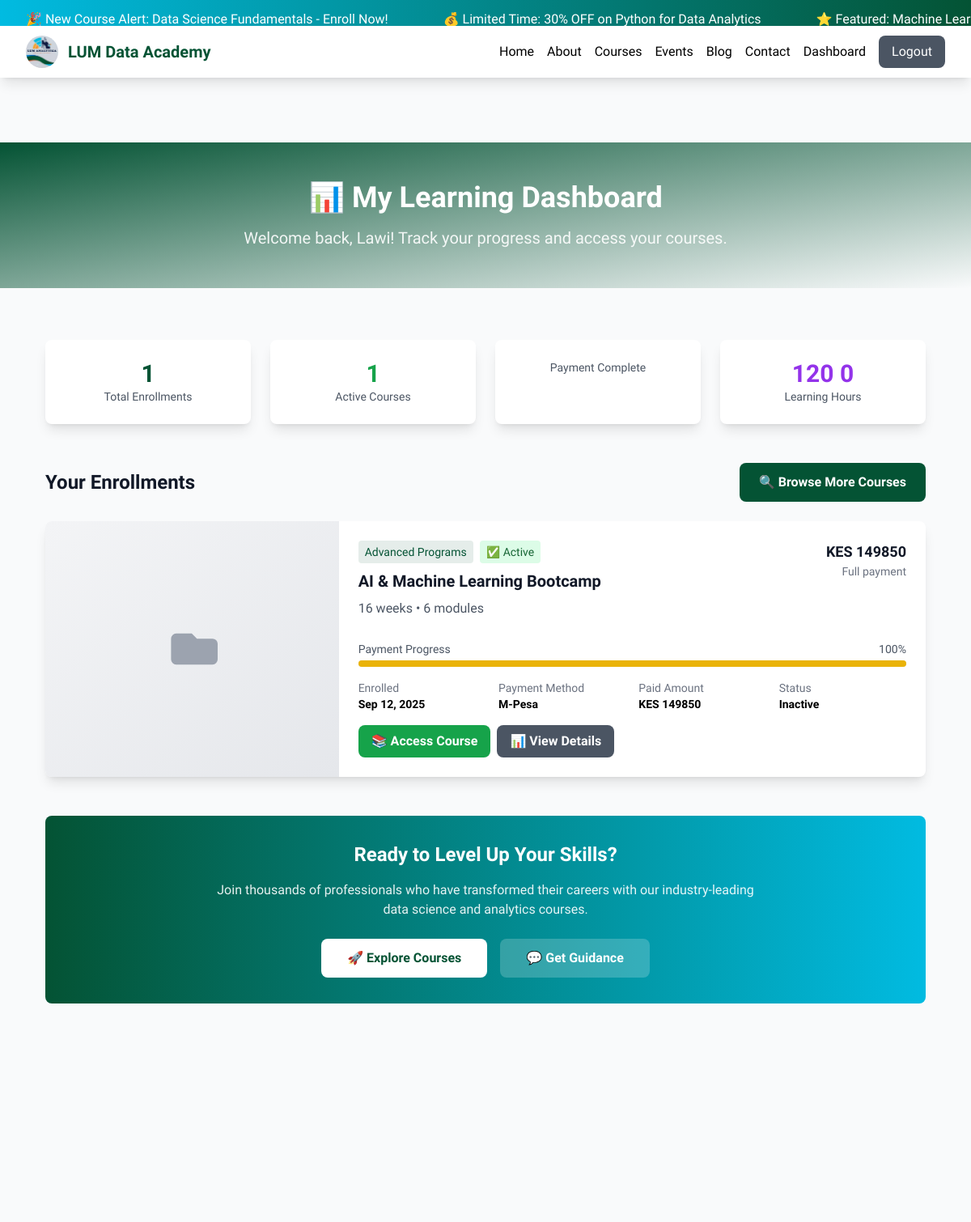
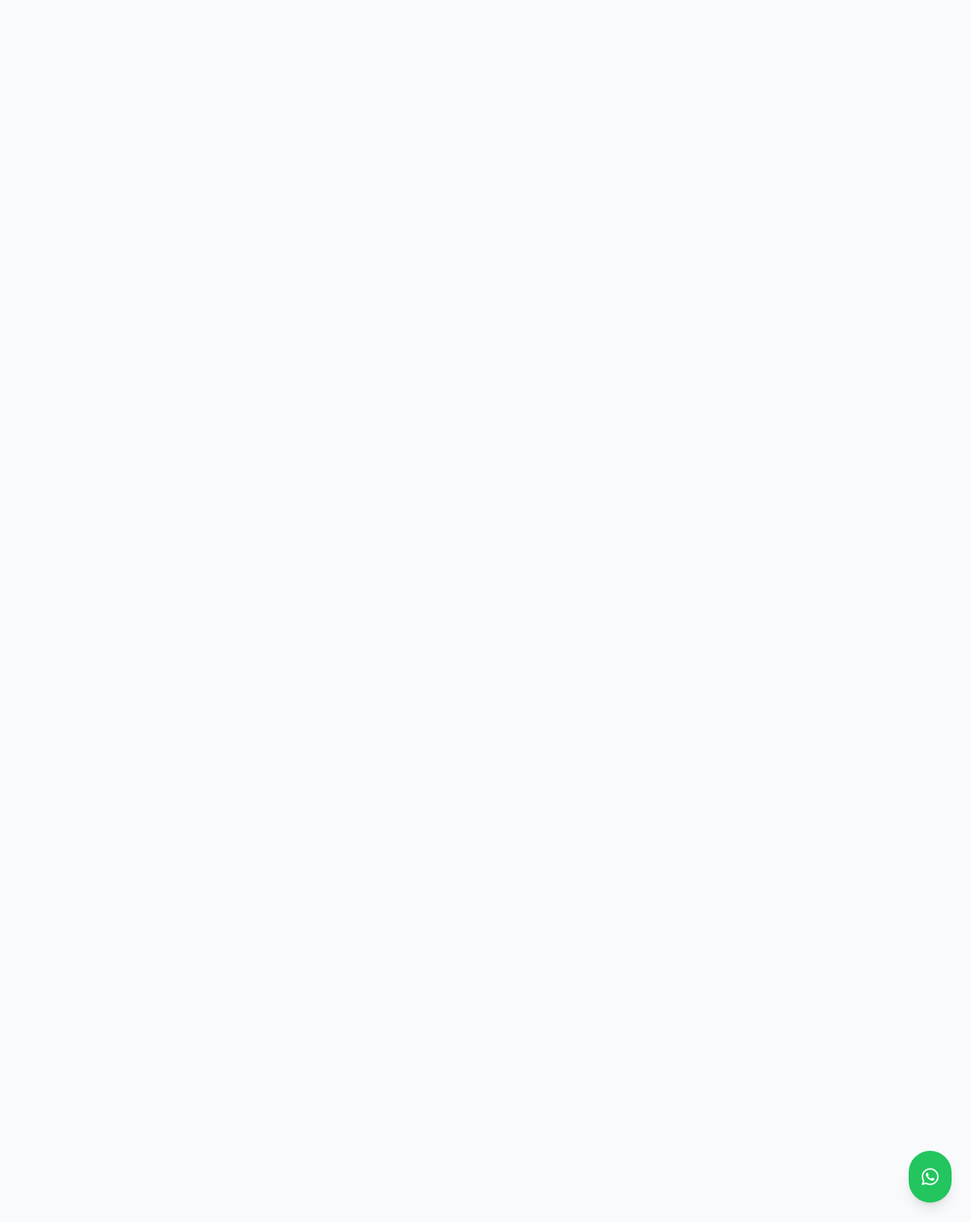
Screenshot of /my-enrollments/ (signed in) with the database file from the repository (2 pictures, top to bottom).
### core/models.py (models this page shows, shortened)
class Enrollment(models.Model):
    PAYMENT_STATUS_CHOICES = [
        ('pending', 'Payment Pending'),
        ('partial', 'Partial Payment'),
        ('completed', 'Payment Completed'),
        ('verified', 'Payment Verified'),
    ]
    ENROLLMENT_STATUS_CHOICES = [
        ('inactive', 'Inactive'),
        ('active', 'Active'),
        ('completed', 'Completed'),
        ('suspended', 'Suspended'),
    ]
    PAYMENT_METHOD_CHOICES = [
        ('mpesa', 'M-Pesa'),
        ('paypal', 'PayPal'),
        ('bank', 'Bank Transfer'),
        ('other', 'Other'),
    ]
    INSTALLMENT_CHOICES = [
        (1, 'Full Payment'),
        (2, '2 Installments'),
        (3, '3 Installments'),
    ]
    id = models.UUIDField(primary_key=True, default=uuid.uuid4, editable=False)
    user = models.ForeignKey(User, on_delete=models.CASCADE, related_name='enrollments')
    course = models.ForeignKey(Course, on_delete=models.CASCADE, related_name='enrollments')
    payment_method = models.CharField(max_length=20, choices=PAYMENT_METHOD_CHOICES)
    total_amount = models.DecimalField(max_digits=10, decimal_places=2)
    currency = models.CharField(max_length=3, default='KES')
    installments = models.PositiveIntegerField(choices=INSTALLMENT_CHOICES, default=1)
    amount_paid = models.DecimalField(max_digits=10, decimal_places=2, default=0)
    payment_status = models.CharField(max_length=20, choices=PAYMENT_STATUS_CHOICES, default='pending')
    enrollment_status = models.CharField(max_length=20, choices=ENROLLMENT_STATUS_CHOICES, default='inactive')
    activation_code = models.CharField(max_length=19, unique=True, blank=True)  # XXXX-XXXX-XXXX-XXXX format
    is_activated = models.BooleanField(default=False)
    activated_at = models.DateTimeField(null=True, blank=True)
    created_at = models.DateTimeField(auto_now_add=True)
    updated_at = models.DateTimeField(auto_now=True)
    expires_at = models.DateTimeField(null=True, blank=True)
    admin_notes = models.TextField(blank=True, help_text="Internal notes for administrators")
    class Meta:
        ordering = ['-created_at']
        unique_together = ['user', 'course']
    def get_payment_progress_percentage(self):
        if self.total_amount > 0:
            return int((self.amount_paid / self.total_amount) * 100)
        return 0

class Course(models.Model):
    title = models.CharField(max_length=200)
    slug = models.SlugField(unique=True, blank=True)
    category = models.ForeignKey(CourseCategory, on_delete=models.CASCADE, related_name='courses')
    overview = CKEditor5Field(config_name='default', help_text="Brief course overview")
    description = CKEditor5Field(config_name='extends', help_text="Detailed course description")
    duration = models.CharField(max_length=100, help_text="e.g., 8 weeks, 3 months")
    schedule = models.CharField(max_length=100, help_text="e.g., online, evenings")
    learning_outcomes = CKEditor5Field(config_name='default', help_text="What students will learn")
    tools_software = models.TextField(help_text="Python, Power BI, R, etc.")
    prerequisites = CKEditor5Field(config_name='default', blank=True, help_text="Course prerequisites")
    course_syllabus = CKEditor5Field(config_name='extends', blank=True, help_text="Detailed course syllabus")
    price = models.DecimalField(max_digits=10, decimal_places=2)
    discount_price = models.DecimalField(max_digits=10, decimal_places=2, null=True, blank=True)
    USD_TO_KES_RATE = 150.0  # 1 USD = 150 KES (approximate)
    USD_TO_NGN_RATE = 800.0  # 1 USD = 800 NGN (approximate)
    course_pdf = models.FileField(upload_to='course_pdfs/', blank=True, null=True)
    image = models.ImageField(upload_to='course_images/', blank=True, null=True)
    video_intro_url = models.URLField(blank=True, help_text="YouTube or Vimeo URL for course intro")
    is_featured = models.BooleanField(default=False)
    is_active = models.BooleanField(default=True)
    total_modules = models.PositiveIntegerField(default=0, help_text="Total number of modules")
    estimated_hours = models.PositiveIntegerField(default=0, help_text="Estimated completion time in hours")
    created_at = models.DateTimeField(auto_now_add=True)
    updated_at = models.DateTimeField(auto_now=True)
    class Meta:
        ordering = ['-created_at']

class CourseCategory(models.Model):
    CATEGORY_CHOICES = [
        ('beginner', 'Beginner Courses'),
        ('intermediate', 'Intermediate Courses'),
        ('advanced', 'Advanced Programs'),
        ('masterclass', 'Masterclasses & Short Workshops'),
    ]
    name = models.CharField(max_length=50, choices=CATEGORY_CHOICES, unique=True)
    display_name = models.CharField(max_length=100)
    description = models.TextField()
    icon = models.CharField(max_length=50, help_text="Font Awesome icon class")
    order = models.PositiveIntegerField(default=0)
    class Meta:
        ordering = ['order', 'name']
        verbose_name_plural = 'Course Categories'

### core/views.py (the view)
# urls.py: path('my-enrollments/', views.my_enrollments, name='my_enrollments'),
@login_required
def my_enrollments(request):
    enrollments = Enrollment.objects.filter(user=request.user).order_by('-created_at')
    context = {
        'enrollments': enrollments,
    }
    return render(request, 'core/my_enrollments.html', context)

### core/templates/core/my_enrollments.html (shortened to what this page needs)
{% extends 'core/base.html' %}
{% load currency_filters %}
{% block content %}
<div class="min-h-screen pt-20">
    <section class="bg-gradient-to-br from-primary to-primary-dark text-white py-12">
        <div class="max-w-6xl mx-auto px-4 sm:px-6 lg:px-8">
            <div class="text-center">
                <h1 class="text-3xl md:text-4xl font-bold mb-4">📊 My Learning Dashboard</h1>
                <p class="text-xl text-white/90">
                    Welcome back, {{ user.first_name|default:user.username }}! Track your progress and access your courses.
                </p>
            </div>
        </div>
    </section>
    <section class="py-16">
        <div class="max-w-6xl mx-auto px-4 sm:px-6 lg:px-8">
            {% if enrollments %}
            <div class="grid grid-cols-1 md:grid-cols-4 gap-6 mb-12">
                <div class="bg-white rounded-lg shadow-lg p-6 text-center">
                    <div class="text-3xl font-bold text-primary">{{ enrollments.count }}</div>
                    <div class="text-sm text-gray-600">Total Enrollments</div>
                </div>
                <div class="bg-white rounded-lg shadow-lg p-6 text-center">
                    <div class="text-3xl font-bold text-green-600">
                        {% with active_count=enrollments|length %}
                        {% for enrollment in enrollments %}
                            {% if enrollment.is_activated %}{{ forloop.counter0|add:1 }}{% endif %}
                        {% empty %}0{% endfor %}
                        {% endwith %}
                    </div>
                    <div class="text-sm text-gray-600">Active Courses</div>
                </div>
                <div class="bg-white rounded-lg shadow-lg p-6 text-center">
                    <div class="text-sm text-gray-600">Payment Complete</div>
                </div>
                <div class="bg-white rounded-lg shadow-lg p-6 text-center">
                    <div class="text-3xl font-bold text-purple-600">
                        {% with total_hours=0 %}
                        {% for enrollment in enrollments %}
                            {% if enrollment.is_activated %}
                                {{ enrollment.course.estimated_hours|add:total_hours }}
                            {% endif %}
                        {% endfor %}
                        {% if not total_hours %}0{% endif %}
                        {% endwith %}
                    </div>
                    <div class="text-sm text-gray-600">Learning Hours</div>
                </div>
            </div>
            <div class="space-y-6">
                <div class="flex items-center justify-between">
                    <h2 class="text-2xl font-bold text-gray-900">Your Enrollments</h2>
                    <a href="{% url 'core:courses' %}" class="bg-primary hover:bg-primary-dark text-white font-semibold px-6 py-3 rounded-lg transition-colors">
                        🔍 Browse More Courses
                    </a>
                </div>
                {% for enrollment in enrollments %}
                <div class="bg-white rounded-lg shadow-lg overflow-hidden">
                    <div class="md:flex">
                        <div class="md:w-1/3">
                            {% if enrollment.course.image %}
                            <img src="{{ enrollment.course.image.url }}" alt="{{ enrollment.course.title }}" class="w-full h-48 md:h-full object-cover">
                            {% else %}
                            <div class="w-full h-48 md:h-full bg-gradient-to-br from-gray-100 to-gray-200 flex items-center justify-center">
                                <svg class="w-16 h-16 text-gray-400" fill="currentColor" viewBox="0 0 20 20">
                                    <path d="M2 6a2 2 0 012-2h6l2 2h6a2 2 0 012 2v6a2 2 0 01-2 2H4a2 2 0 01-2-2V6z"></path>
                                </svg>
                            </div>
                            {% endif %}
                        </div>
                        <div class="md:w-2/3 p-6">
                            <div class="flex items-start justify-between mb-4">
                                <div>
                                    <div class="flex items-center mb-2">
                                        <span class="bg-primary/10 text-primary px-2 py-1 rounded text-sm font-medium mr-2">
                                            {{ enrollment.course.category.display_name }}
                                        </span>
                                        {% if enrollment.is_activated %}
                                        <span class="bg-green-100 text-green-800 px-2 py-1 rounded text-sm font-medium">
                                            ✅ Active
                                        </span>
                                        {% elif enrollment.payment_status == 'completed' %}
                                        <span class="bg-blue-100 text-blue-800 px-2 py-1 rounded text-sm font-medium">
                                            🔓 Ready to Activate
                                        </span>
                                        {% elif enrollment.payment_status == 'partial' %}
                                        <span class="bg-orange-100 text-orange-800 px-2 py-1 rounded text-sm font-medium">
                                            💰 Partial Payment
                                        </span>
                                        {% else %}
                                        <span class="bg-yellow-100 text-yellow-800 px-2 py-1 rounded text-sm font-medium">
                                            ⏳ Payment Pending
                                        </span>
                                        {% endif %}
                                    </div>
                                    <h3 class="text-xl font-bold text-gray-900 mb-2">{{ enrollment.course.title }}</h3>
                                    <p class="text-gray-600 mb-3">{{ enrollment.course.duration }} • {{ enrollment.course.total_modules }} modules</p>
                                </div>
                                <div class="text-right">
                                    <div class="text-lg font-bold text-gray-900">{{ enrollment.currency }} {{ enrollment.total_amount|floatformat:0 }}</div>
                                    <div class="text-sm text-gray-500">
                                        {% if enrollment.installments > 1 %}{{ enrollment.installments }} installments{% else %}Full payment{% endif %}
                                    </div>
                                </div>
                            </div>
                            <div class="mb-4">
                                <div class="flex justify-between text-sm text-gray-600 mb-1">
                                    <span>Payment Progress</span>
                                    <span>{{ enrollment.get_payment_progress_percentage }}%</span>
                                </div>
                                <div class="w-full bg-gray-200 rounded-full h-2">
                                    <div class="h-2 rounded-full transition-all
                                        {% if enrollment.payment_status == 'completed' %}bg-green-500
                                        {% elif enrollment.payment_status == 'partial' %}bg-orange-500
                                        {% else %}bg-yellow-500{% endif %}"
                                        style="width: {{ enrollment.get_payment_progress_percentage }}%">
                                    </div>
                                </div>
                            </div>
                            <div class="grid grid-cols-2 md:grid-cols-4 gap-4 mb-4 text-sm">
                                <div>
                                    <div class="text-gray-500">Enrolled</div>
                                    <div class="font-semibold">{{ enrollment.created_at|date:"M j, Y" }}</div>
                                </div>
                                <div>
                                    <div class="text-gray-500">Payment Method</div>
                                    <div class="font-semibold capitalize">{{ enrollment.get_payment_method_display }}</div>
                                </div>
                                <div>
                                    <div class="text-gray-500">Paid Amount</div>
                                    <div class="font-semibold">{{ enrollment.currency }} {{ enrollment.amount_paid|floatformat:0 }}</div>
                                </div>
                                <div>
                                    <div class="text-gray-500">Status</div>
                                    <div class="font-semibold capitalize">{{ enrollment.get_enrollment_status_display }}</div>
                                </div>
                            </div>
                            <div class="flex flex-wrap gap-2">
                                {% if enrollment.is_activated %}
                                    <a href="{% url 'core:course_detail' slug=enrollment.course.slug %}"
                                       class="bg-green-600 hover:bg-green-700 text-white font-semibold px-4 py-2 rounded-lg transition-colors">
                                        📚 Access Course
                                    </a>
                                    <a href="{% url 'core:enrollment_status' enrollment_id=enrollment.id %}"
                                       class="bg-gray-600 hover:bg-gray-700 text-white font-semibold px-4 py-2 rounded-lg transition-colors">
                                        📊 View Details
                                    </a>
                                {% endif %}
                            </div>
                        </div>
                    </div>
                </div>
                {% endfor %}
            </div>
            {% endif %}
            <div class="mt-12 bg-gradient-to-r from-primary to-secondary rounded-lg p-8 text-white text-center">
                <h3 class="text-2xl font-bold mb-4">Ready to Level Up Your Skills?</h3>
                <p class="text-white/90 mb-6 max-w-2xl mx-auto">
                    Join thousands of professionals who have transformed their careers with our industry-leading data science and analytics courses.
                </p>
                <div class="space-y-4 sm:space-y-0 sm:space-x-4 sm:flex sm:justify-center">
                    <a href="{% url 'core:courses' %}"
                       class="inline-block bg-white text-primary hover:bg-gray-100 font-semibold px-8 py-3 rounded-lg transition-colors">
                        🚀 Explore Courses
                    </a>
                    <a href="{% url 'core:contact' %}"
                       class="inline-block bg-white/20 hover:bg-white/30 text-white font-semibold px-8 py-3 rounded-lg transition-colors">
                        💬 Get Guidance
                    </a>
                </div>
            </div>
        </div>
    </section>
</div>
{% endblock %}

### rows the page displays
Enrollment: course.estimated_hours|add "120", course.category.display_name "Advanced Programs", is_activated "✅ Active", course "AI & Machine Learning Bootcamp", course.duration "16 weeks", course.total_modules "6", currency "KES", total_amount "149850", installments "Full payment", get_payment_progress_percentage "100", created_at "Sep 12, 2025", payment_method "M-Pesa", amount_paid "149850", enrollment_status "Inactive"

### other values shown
{{ user.first_name|default:user.username }} "Lawi"
{{ enrollments.count }} "1"
